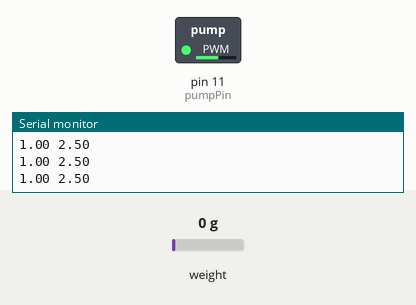
This sketch was run on a simulated Arduino Uno, built with avr-gcc and run on an emulated ATmega328P. Shown: switched loads named in the sketch (green lamp = pin HIGH), the last lines printed to the serial monitor. The inputs (shaded band) are chosen by the test bench; at power-on: weight on the scale 0 g.

Above: at 3.2 s.
3.3 s: weight on the scale set to 1250 g
At 4.2 s:
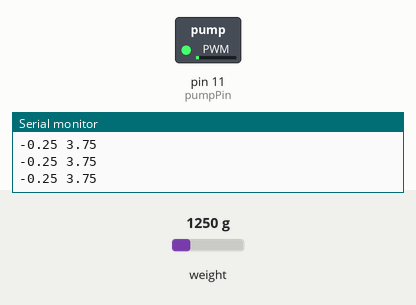
4.8 s: weight on the scale set to 100 g
At 5.7 s:
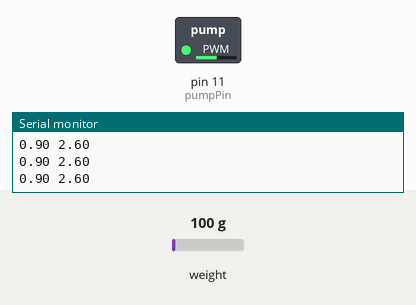
Timing chart, 0 to 7.8 s (numbered marks = the images above; inputs shaded):
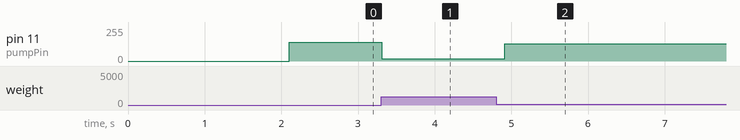

Measured:
- after the input at 3.3 s, pin 11 (pumpPin): 141/255 → 17/255 at once
- after the input at 4.8 s, pin 11 (pumpPin): 17/255 → 131/255 after 0.12 s

The sketch:

MalhaFechada.ino
```cpp
#include <HX711.h>

#define PIN_DT 3
#define PIN_SCK 2
#define pumpPin 11
#define wait 100
#define calibration_factor -340000

HX711 scale;

float reading_average = 0;
float weight = 0;
float setpoint= 3.50;
float error = 0;
int controlPWM = 0;

void setup()
{
  Serial.begin(9600);                 //init serial communication
  scale.begin (PIN_DT, PIN_SCK);      //init scale
  reading_average = scale.read_average();
  scale.tare();
  pinMode(pumpPin, OUTPUT);           //set pin as output
}

void loop()
{
  scale.set_scale(calibration_factor);
  if (scale.is_ready())

  {
    weight = scale.get_units();       //receives weight from scale
    weight += 2.50;                   //adjust the weight of the container
    error = setpoint - weight;        //calculate the error
    Serial.print(error);              //print of error
    Serial.print(" ");
    Serial.print(weight);             //print of weight
    Serial.println();
    controlPWM = error*99+42;           //calculate the PWM value based on our scale
    analogWrite(pumpPin, controlPWM); //send PWM value
  }
  delay(wait);
}
```
